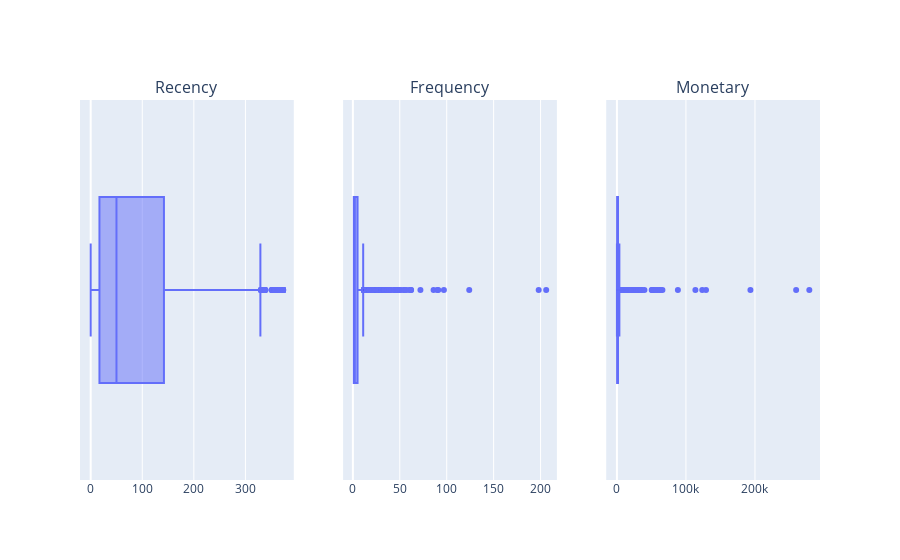

Notebook source saved alongside this figure:
### Markdown cell above
После того как вы подготовите RFM-таблицу, визуализируйте каждую из трёх компонент, например, в виде коробчатых диаграмм (boxplot). Вы получите примерно следующие результаты (графики могут отличаться в зависимости от того, как вы выполните предобработку данных):

### Code cell
# Постоим boxplot диаграммы для всех признаков
boxes = [px.box(RFM_data, x=column) for column in RFM_data.columns]

fig = make_subplots(
    rows=1, cols=3,
    subplot_titles=(
        "Recency","Frequency", "Monetary"
    )
)

for i, box in enumerate(boxes):
    fig.add_trace(boxes[i]['data'][0], row=1, col=i+1)

fig.update_layout(showlegend=True)
fig.show()

### Figure 1 — Plotly figure (JSON) as saved in the notebook; plotly's stock layout.template omitted (floating-point values rounded to 4 significant figures; data arrays with more than 128 entries replaced by an {"elided": "..."} marker saying what was removed)
{"data": [{"alignmentgroup": "True", "hovertemplate": "Recency=%{x}<extra></extra>", "legendgroup": "", "marker": {"color": "#636efa"}, "name": "", "notched": false, "offsetgroup": "", "orientation": "h", "showlegend": false, "type": "box", "x": {"elided": "4334 int values"}, "x0": " ", "xaxis": "x", "y0": " ", "yaxis": "y"}, {"alignmentgroup": "True", "hovertemplate": "Frequency=%{x}<extra></extra>", "legendgroup": "", "marker": {"color": "#636efa"}, "name": "", "notched": false, "offsetgroup": "", "orientation": "h", "showlegend": false, "type": "box", "x": {"elided": "4334 int values"}, "x0": " ", "xaxis": "x2", "y0": " ", "yaxis": "y2"}, {"alignmentgroup": "True", "hovertemplate": "Monetary=%{x}<extra></extra>", "legendgroup": "", "marker": {"color": "#636efa"}, "name": "", "notched": false, "offsetgroup": "", "orientation": "h", "showlegend": false, "type": "box", "x": {"elided": "4334 float values"}, "x0": " ", "xaxis": "x3", "y0": " ", "yaxis": "y3"}], "layout": {"annotations": [{"font": {"size": 16}, "showarrow": false, "text": "Recency", "x": 0.1444, "xanchor": "center", "xref": "paper", "y": 1, "yanchor": "bottom", "yref": "paper"}, {"font": {"size": 16}, "showarrow": false, "text": "Frequency", "x": 0.5, "xanchor": "center", "xref": "paper", "y": 1, "yanchor": "bottom", "yref": "paper"}, {"font": {"size": 16}, "showarrow": false, "text": "Monetary", "x": 0.8556, "xanchor": "center", "xref": "paper", "y": 1, "yanchor": "bottom", "yref": "paper"}], "showlegend": true, "xaxis": {"anchor": "y", "domain": [0, 0.2889]}, "xaxis2": {"anchor": "y2", "domain": [0.3556, 0.6444]}, "xaxis3": {"anchor": "y3", "domain": [0.7111, 1]}, "yaxis": {"anchor": "x", "domain": [0, 1]}, "yaxis2": {"anchor": "x2", "domain": [0, 1]}, "yaxis3": {"anchor": "x3", "domain": [0, 1]}}}
